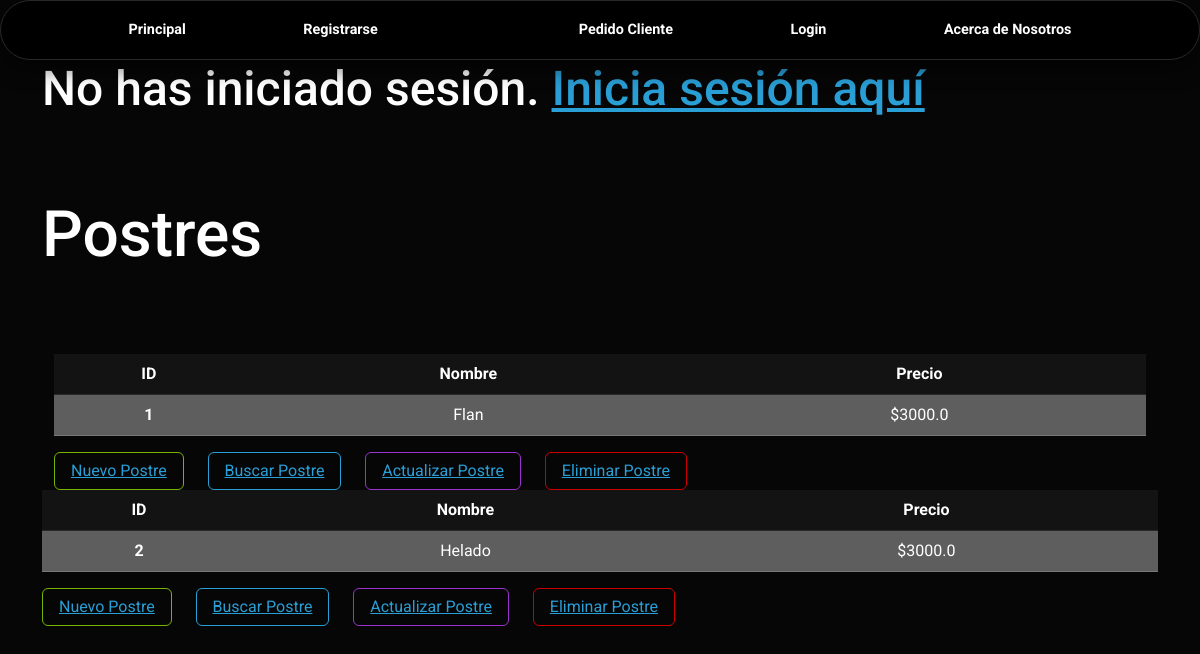
The page /postres/ on the database its author committed.
### App/models.py (models this page shows, shortened)
class Postre(models.Model):
    nombre = models.CharField(max_length=50)
    precio = models.FloatField()

### App/views.py (the view)
# urls.py: path('postres/', views.mostrar_postres, name='Postre'),
def mostrar_postres(request):
    postre = Postre.objects.all()
    context = {'postre': postre}
    return render(request, 'App/Postre.html', context)

### App/templates/App/Postre.html (shortened to what this page needs)
{% extends 'App/base.html' %}
{% load static %}
{% block codigoDinamico %}
<div class="container"transition-style="in:wipe:up">
    <h1> Postres </h1> <br> <br> <br>
{% for postre in postre %}
    <div class="container"transition-style="in:wipe:up">
        <table class="table table-hover text-center">
            <tbody>
                <th scope="col">ID</th>
                <th scope="col">Nombre</th>
                <th scope="col">Precio</th>
                <tr class="table-secondary text-center">
                    <th>  {{ postre.id }}</th>
                    <td>  {{ postre.nombre }}</td>
                    <td> ${{ postre.precio }}</td>
            </tbody>
        </table>
    </div>
    <div class="container">
        <button type="button" class="btn btn-outline-success">
            <a href="{% url 'Crear Postre' %}">Nuevo Postre</a>
        </button> &nbsp; &nbsp;&nbsp;
        <button type="button" class="btn btn-outline-primary">
            <a href="{% url 'Buscar Postre' %}">Buscar Postre</a>
        </button> &nbsp; &nbsp;&nbsp;
        <button type="button" class="btn btn-outline-info">
            <a href="{% url 'Actualizar Postre' postre_id=postre.id %}">Actualizar Postre</a>
        </button> &nbsp; &nbsp;&nbsp;
        <button type="button" class="btn btn-outline-danger">
            <a href="{% url 'Eliminar Postre' postre_id=postre.id %}">Eliminar Postre</a>
        </button> &nbsp; &nbsp;&nbsp;
    </div>
</div>
{% endfor %}
{% endblock %}

### rows shown on the page
Postre: id "1", nombre "Flan", precio "3000.0"
Postre: id "2", nombre "Helado", precio "3000.0"
